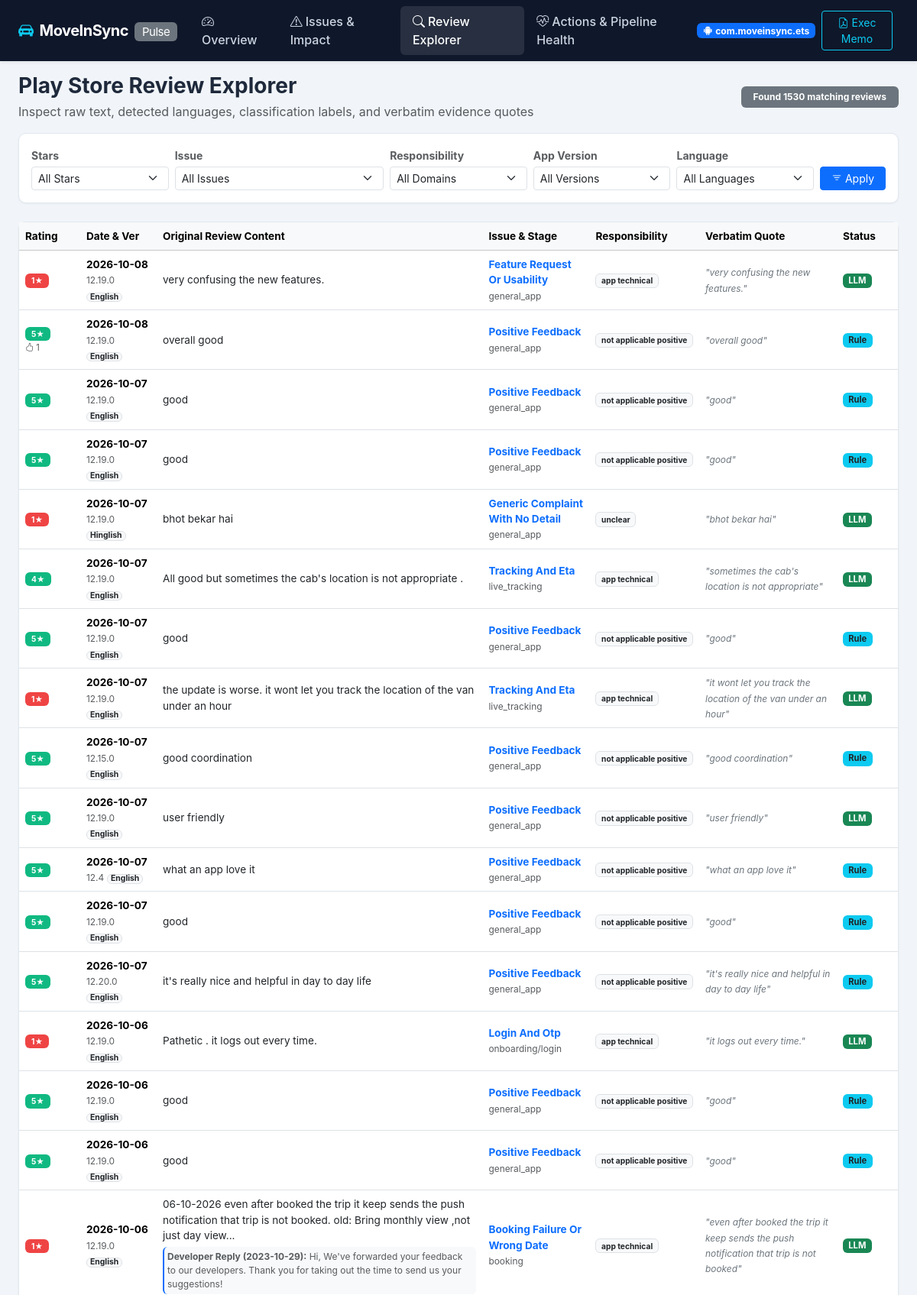
The app's page /explorer?&page=2 (upper part) with its own data.
### tables this page shows
CREATE TABLE reviews (
        review_id TEXT PRIMARY KEY,
        score INTEGER NOT NULL,
        content TEXT NOT NULL,
        review_created_version TEXT,
        app_version TEXT,
        at TEXT NOT NULL,
        thumbs_up_count INTEGER DEFAULT 0,
        reply_content TEXT,
        replied_at TEXT,
        detected_language TEXT,
        rating_bucket TEXT,
        is_classified INTEGER DEFAULT 0,
        classified_at TEXT,
        classification_source TEXT DEFAULT 'pending',
        issue TEXT,
        extra_issues TEXT,
        responsibility TEXT,
        journey_stage TEXT,
        severity INTEGER,
        safety_flag INTEGER DEFAULT 0,
        confidence REAL,
        evidence_quote TEXT,
        is_uncertain INTEGER DEFAULT 0
    );

### app.py (the view)
@app.route("/explorer")
def explorer():
    score_filter = request.args.get("score", "").strip()
    issue_filter = request.args.get("issue", "").strip()
    resp_filter = request.args.get("responsibility", "").strip()
    version_filter = request.args.get("version", "").strip()
    lang_filter = request.args.get("language", "").strip()
    page = int(request.args.get("page", 1))
    per_page = 25
    conn = get_connection(DB_PATH)
    cur = conn.cursor()
    where_clauses = ["1=1"]
    params = []
    if score_filter == "low":
        where_clauses.append("score IN (1, 2)")
    elif score_filter in ("1", "2", "3", "4", "5"):
        where_clauses.append("score = ?")
        params.append(int(score_filter))
    if issue_filter:
        where_clauses.append("issue = ?")
        params.append(issue_filter)
    if resp_filter:
        where_clauses.append("responsibility = ?")
        params.append(resp_filter)
    if version_filter:
        where_clauses.append("app_version = ?")
        params.append(version_filter)
    if lang_filter:
        where_clauses.append("detected_language = ?")
        params.append(lang_filter)
    where_sql = " AND ".join(where_clauses)
    count_sql = f"SELECT COUNT(*) FROM reviews WHERE {where_sql}"
    total_matching = cur.execute(count_sql, params).fetchone()[0]
    offset = (page - 1) * per_page
    query_sql = f"""
        SELECT * FROM reviews WHERE {where_sql}
        ORDER BY at DESC
        LIMIT {per_page} OFFSET {offset}
    """
    rows = cur.execute(query_sql, params).fetchall()
    reviews_list = [dict(r) for r in rows]
    issues_avail = [r[0] for r in cur.execute("SELECT DISTINCT issue FROM reviews WHERE issue IS NOT NULL AND issue != '' ORDER BY issue").fetchall()]
    resp_avail = [r[0] for r in cur.execute("SELECT DISTINCT responsibility FROM reviews WHERE responsibility IS NOT NULL AND responsibility != '' ORDER BY responsibility").fetchall()]
    versions_avail = [r[0] for r in cur.execute("SELECT DISTINCT app_version FROM reviews WHERE app_version IS NOT NULL ORDER BY app_version DESC LIMIT 20").fetchall()]
    langs_avail = [r[0] for r in cur.execute("SELECT DISTINCT detected_language FROM reviews WHERE detected_language IS NOT NULL ORDER BY detected_language").fetchall()]
    conn.close()
    total_pages = max(1, (total_matching + per_page - 1) // per_page)
    query_params = request.args.to_dict()
    query_params.pop("page", None)
    url_prefix = url_for("explorer", **query_params)
    prefix_sep = "&" if "?" in url_prefix else "?"
    return render_template(
        "explorer.html",
        active_page="explorer",
        reviews=reviews_list,
        total_count=total_matching,
        current_page=page,
        total_pages=total_pages,
        page_url_prefix=f"{url_prefix}{prefix_sep}",
        filter_options={
            "issues": issues_avail,
            "responsibilities": resp_avail,
            "versions": versions_avail,
            "languages": langs_avail
        },
        current_filters={
            "score": score_filter,
            "issue": issue_filter,
            "responsibility": resp_filter,
            "version": version_filter,
            "language": lang_filter
        }
    )

### src/db.py (called while the page is built)
def get_connection(db_path=None):
    if db_path is None:
        db_path = DB_PATH
    Path(db_path).parent.mkdir(parents=True, exist_ok=True)
    conn = sqlite3.connect(db_path, timeout=30.0)
    conn.row_factory = sqlite3.Row
    return conn

### templates/explorer.html (shortened to what this page needs)
{% extends "base.html" %}
{% block content %}
<div class="row align-items-center mb-3">
    <div class="col-md-8">
        <h3 class="fw-bold mb-1">Play Store Review Explorer</h3>
        <p class="text-muted mb-0">Inspect raw text, detected languages, classification labels, and verbatim evidence quotes</p>
    </div>
    <div class="col-md-4 text-md-end">
        <span class="badge bg-secondary py-2 px-3 fs-7">
            Found {{ total_count }} matching reviews
        </span>
    </div>
</div>
<div class="card card-custom p-3 mb-4">
    <form method="GET" action="/explorer" class="row g-2 align-items-end">
        <div class="col-md-2 col-6">
            <label class="form-label small fw-bold text-muted mb-1">Stars</label>
            <select name="score" class="form-select form-select-sm">
                <option value="">All Stars</option>
            </select>
        </div>
        <div class="col-md-3 col-6">
            <label class="form-label small fw-bold text-muted mb-1">Issue</label>
            <select name="issue" class="form-select form-select-sm">
                <option value="">All Issues</option>
            </select>
        </div>
        <div class="col-md-2 col-6">
            <label class="form-label small fw-bold text-muted mb-1">Responsibility</label>
            <select name="responsibility" class="form-select form-select-sm">
                <option value="">All Domains</option>
            </select>
        </div>
        <div class="col-md-2 col-6">
            <label class="form-label small fw-bold text-muted mb-1">App Version</label>
            <select name="version" class="form-select form-select-sm">
                <option value="">All Versions</option>
            </select>
        </div>
        <div class="col-md-2 col-6">
            <label class="form-label small fw-bold text-muted mb-1">Language</label>
            <select name="language" class="form-select form-select-sm">
                <option value="">All Languages</option>
            </select>
        </div>
        <div class="col-md-1 col-6">
            <button type="submit" class="btn btn-primary btn-sm w-100">
                <i class="bi bi-filter"></i> Apply
            </button>
        </div>
    </form>
</div>
<div class="card card-custom">
    <div class="table-responsive">
        <table class="table table-hover align-middle mb-0" style="font-size: 0.85rem;">
            <thead class="table-light">
                <tr>
                    <th style="width: 80px;">Rating</th>
                    <th style="width: 100px;">Date & Ver</th>
                    <th>Original Review Content</th>
                    <th style="width: 140px;">Issue & Stage</th>
                    <th style="width: 130px;">Responsibility</th>
                    <th style="width: 180px;">Verbatim Quote</th>
                    <th style="width: 80px;">Status</th>
                </tr>
            </thead>
            <tbody>
                {% for r in reviews %}
                <tr>
                    <td>
                        <span class="badge {% if r.score <= 2 %}badge-low{% elif r.score == 3 %}badge-med{% else %}badge-high{% endif %} px-2 py-1">
                            {{ r.score }}★
                        </span>
                        {% if r.thumbs_up_count > 0 %}
                            <div class="text-muted" style="font-size: 0.7rem;"><i class="bi bi-hand-thumbs-up"></i> {{ r.thumbs_up_count }}</div>
                        {% endif %}
                    </td>
                    <td>
                        <div class="fw-bold">{{ r.at[:10] }}</div>
                        <small class="text-muted">{{ r.app_version or 'Unknown' }}</small>
                        <div class="badge bg-light text-dark border p-0 px-1" style="font-size: 0.65rem;">{{ r.detected_language }}</div>
                    </td>
                    <td>
                        <div class="text-dark">{{ r.content }}</div>
                        {% if r.reply_content %}
                            <div class="mt-1 p-1 bg-light rounded text-muted border-start border-2 border-primary" style="font-size: 0.75rem;">
                                <strong>Developer Reply ({{ r.replied_at[:10] }}):</strong> {{ r.reply_content }}
                            </div>
                        {% endif %}
                    </td>
                    <td>
                        {% if r.is_classified %}
                            <div class="fw-bold text-primary">{{ r.issue.replace('_', ' ').title() }}</div>
                            <small class="text-muted">{{ r.journey_stage }}</small>
                        {% else %}
                            <span class="badge bg-secondary">Pending</span>
                        {% endif %}
                    </td>
                    <td>
                        {% if r.is_classified %}
                            <span class="badge bg-light text-dark border">{{ r.responsibility.replace('_', ' ') }}</span>
                        {% else %}
                            <span class="text-muted">—</span>
                        {% endif %}
                    </td>
                    <td>
                        {% if r.is_classified and r.evidence_quote %}
                            <small class="fst-italic text-secondary">"{{ r.evidence_quote }}"</small>
                        {% else %}
                            <span class="text-muted">—</span>
                        {% endif %}
                    </td>
                    <td>
                        {% if r.is_classified %}
                            {% if r.classification_source == 'rule' %}
                                <span class="badge bg-info text-dark" style="font-size: 0.7rem;">Rule</span>
                            {% elif r.classification_source == 'llm' %}
                                <span class="badge bg-success" style="font-size: 0.7rem;">LLM</span>
                            {% else %}
                                <span class="badge bg-secondary" style="font-size: 0.7rem;">Mock</span>
                            {% endif %}
                        {% else %}
                            <span class="badge bg-warning text-dark" style="font-size: 0.7rem;">Pending</span>
                        {% endif %}
                    </td>
                </tr>
                {% else %}
                <tr>
                    <td colspan="7" class="text-center py-4 text-muted">
                        No reviews matched the current filter criteria.
                    </td>
                </tr>
                {% endfor %}
            </tbody>
        </table>
    </div>
</div>
{% endblock %}

### templates/base.html (style rules this page uses)
:root { --mis-navy: #0f172a; --mis-blue: #0284c7; --mis-light: #f8fafc; --mis-card-bg: #ffffff; --mis-border: #e2e8f0; }
body { background-color: #f1f5f9; font-family: -apple-system, BlinkMacSystemFont, "Segoe UI", Roboto, "Helvetica Neue", Arial, sans-serif; color: #1e293b; }
.card-custom { background-color: var(--mis-card-bg); border: 1px solid var(--mis-border); border-radius: 10px; box-shadow: 0 1px 3px rgba(0, 0, 0, 0.05); margin-bottom: 1.5rem; }
.badge-low { background-color: #ef4444; color: white; }
.badge-high { background-color: #10b981; color: white; }

### records on screen
reviews: score "1", at "2026-10-08", app_version "12.19.0", detected_language "English", content "very confusing the new features.", issue.replace "Feature Request Or Usability", journey_stage "general_app", responsibility.replace "app technical", evidence_quote "very confusing the new features.", is_classified "LLM"
reviews: score "5", thumbs_up_count "1", at "2026-10-08", app_version "12.19.0", detected_language "English", content "overall good", issue.replace "Positive Feedback", journey_stage "general_app", responsibility.replace "not applicable positive", evidence_quote "overall good", is_classified "Rule"
reviews: score "5", at "2026-10-07", app_version "12.19.0", detected_language "English", content "good", issue.replace "Positive Feedback", journey_stage "general_app", responsibility.replace "not applicable positive", evidence_quote "good", is_classified "Rule"
reviews: score "5", at "2026-10-07", app_version "12.19.0", detected_language "English", content "good", issue.replace "Positive Feedback", journey_stage "general_app", responsibility.replace "not applicable positive", evidence_quote "good", is_classified "Rule"
reviews: score "1", at "2026-10-07", app_version "12.19.0", detected_language "Hinglish", content "bhot bekar hai", issue.replace "Generic Complaint With No Detail", journey_stage "general_app", responsibility.replace "unclear", evidence_quote "bhot bekar hai", is_classified "LLM"
reviews: score "4", at "2026-10-07", app_version "12.19.0", detected_language "English", content "All good but sometimes the cab's location is not appropriate .", issue.replace "Tracking And Eta", journey_stage "live_tracking", responsibility.replace "app technical", evidence_quote "sometimes the cab's location is not appropriate", is_classified "LLM"
reviews: score "5", at "2026-10-07", app_version "12.19.0", detected_language "English", content "good", issue.replace "Positive Feedback", journey_stage "general_app", responsibility.replace "not applicable positive", evidence_quote "good", is_classified "Rule"
reviews: score "1", at "2026-10-07", app_version "12.19.0", detected_language "English", content "the update is worse. it wont let you track the location of the van under an hour", issue.replace "Tracking And Eta", journey_stage "live_tracking", responsibility.replace "app technical", evidence_quote "it wont let you track the location of the van under an hour", is_classified "LLM"
reviews: score "5", at "2026-10-07", app_version "12.15.0", detected_language "English", content "good coordination", issue.replace "Positive Feedback", journey_stage "general_app", responsibility.replace "not applicable positive", evidence_quote "good coordination", is_classified "Rule"
reviews: score "5", at "2026-10-07", app_version "12.19.0", detected_language "English", content "user friendly", issue.replace "Positive Feedback", journey_stage "general_app", responsibility.replace "not applicable positive", evidence_quote "user friendly", is_classified "LLM"
reviews: score "5", at "2026-10-07", app_version "12.4", detected_language "English", content "what an app love it", issue.replace "Positive Feedback", journey_stage "general_app", responsibility.replace "not applicable positive", evidence_quote "what an app love it", is_classified "Rule"
reviews: score "5", at "2026-10-07", app_version "12.19.0", detected_language "English", content "good", issue.replace "Positive Feedback", journey_stage "general_app", responsibility.replace "not applicable positive", evidence_quote "good", is_classified "Rule"
reviews: score "5", at "2026-10-07", app_version "12.20.0", detected_language "English", content "it's really nice and helpful in day to day life", issue.replace "Positive Feedback", journey_stage "general_app", responsibility.replace "not applicable positive", evidence_quote "it's really nice and helpful in day to day life", is_classified "Rule"
reviews: score "1", at "2026-10-06", app_version "12.19.0", detected_language "English", content "Pathetic . it logs out every time.", issue.replace "Login And Otp", journey_stage "onboarding/login", responsibility.replace "app technical", evidence_quote "it logs out every time.", is_classified "LLM"
reviews: score "5", at "2026-10-06", app_version "12.19.0", detected_language "English", content "good", issue.replace "Positive Feedback", journey_stage "general_app", responsibility.replace "not applicable positive", evidence_quote "good", is_classified "Rule"
reviews: score "5", at "2026-10-06", app_version "12.19.0", detected_language "English", content "good", issue.replace "Positive Feedback", journey_stage "general_app", responsibility.replace "not applicable positive", evidence_quote "good", is_classified "Rule"
reviews: score "1", at "2026-10-06", app_version "12.19.0", detected_language "English", content "06-10-2026 even after booked the trip it keep sends the push notification that trip is not booked. old: Bring monthly view ,not just day view...", replied_at "2023-10-29", reply_content "Hi, We've forwarded your feedback to our developers. Thank you for taking out the time to send us your suggestions!", issue.replace "Booking Failure Or Wrong Date", journey_stage "booking", responsibility.replace "app technical", evidence_quote "even after booked the trip it keep sends the push notification that trip is not booked", is_classified "LLM"

### other values on screen
{{ total_count }} "1530"
